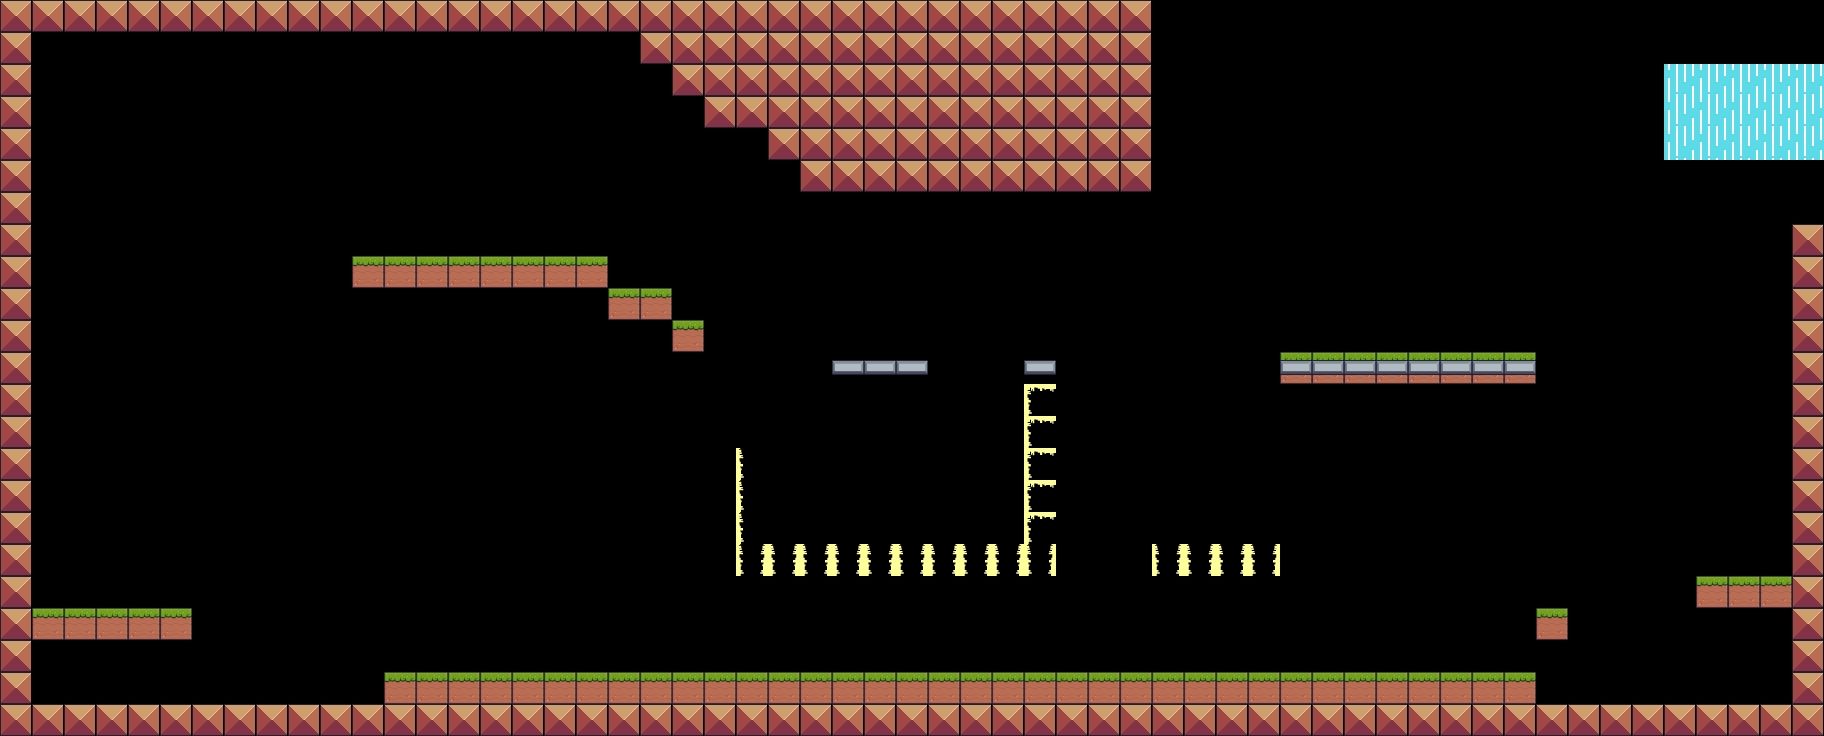

This is a level from a 2D game, rendered from its Tiled map with the project's own tilesets. A one-line summary and the map file follow, with tile-layer data summarised:
An orthogonal 57x23 tile map with 32x32 px tiles, 3 tile layers (backGround, collision, mapArt) and 10 objects (4x deathZone, 2x powerFlower, 2x spawnZone, playerPosition, winZone).

<map version="1.5" tiledversion="1.7.0" orientation="orthogonal" renderorder="right-down" width="57" height="23" tilewidth="32" tileheight="32" infinite="0" nextlayerid="9" nextobjectid="21">
 <tileset firstgid="1" name="tiles2" tilewidth="32" tileheight="32" tilecount="52" columns="4">
  <image source="tiles2.png" width="128" height="416" />
 </tileset>
 <layer id="8" name="backGround" width="57" height="23">
  <properties>
   <property name="noCollision" value="" />
  </properties>
  <data>[1311 cells, 995 non-empty, 3 distinct tile ids]</data>
 </layer>
 <layer id="1" name="collision" width="57" height="23">
  <data>[1311 cells, 597 non-empty, 11 distinct tile ids]</data>
 </layer>
 <objectgroup id="7" name="Object Layer 1">
  <object id="5" name="playerPosition" x="104.599" y="561.712" width="70.1703" height="39.1648" />
  <object id="6" name="winZone" x="1827.22" y="91.962" width="81.5934" height="96.2802" />
  <object id="8" name="deathZone" x="196" y="643.333" width="155.333" height="59.6667">
   <properties>
    <property name="amount" type="int" value="4" />
   </properties>
  </object>
  <object id="10" name="powerFlower" type="powerFlower" gid="2" x="1372.33" y="102.167" width="32" height="32" />
  <object id="11" name="powerFlower" type="powerFlower" gid="2" x="446.333" y="654.333" width="32" height="32" />
  <object id="12" name="spawnZone" x="428.667" y="613.167" width="92.6667" height="46.3333">
   <properties>
    <property name="amount" type="int" value="4" />
   </properties>
  </object>
  <object id="14" name="spawnZone" x="435.667" y="176.833" width="98" height="77">
   <properties>
    <property name="amount" type="int" value="4" />
   </properties>
  </object>
  <object id="15" name="deathZone" x="1151.67" y="548.833" width="127.333" height="27.6667">
   <properties>
    <property name="amount" type="int" value="4" />
   </properties>
  </object>
  <object id="16" name="deathZone" x="741.667" y="542.167" width="314" height="30.3334">
   <properties>
    <property name="amount" type="int" value="4" />
   </properties>
  </object>
  <object id="17" name="deathZone" x="1571" y="640.833" width="126" height="62.3334">
   <properties>
    <property name="amount" type="int" value="4" />
   </properties>
  </object>
 </objectgroup>
 <layer id="6" name="mapArt" width="57" height="23">
  <properties>
   <property name="noCollision" value="" />
  </properties>
  <data>[1311 cells, 89 non-empty, 14 distinct tile ids]</data>
 </layer>
</map>